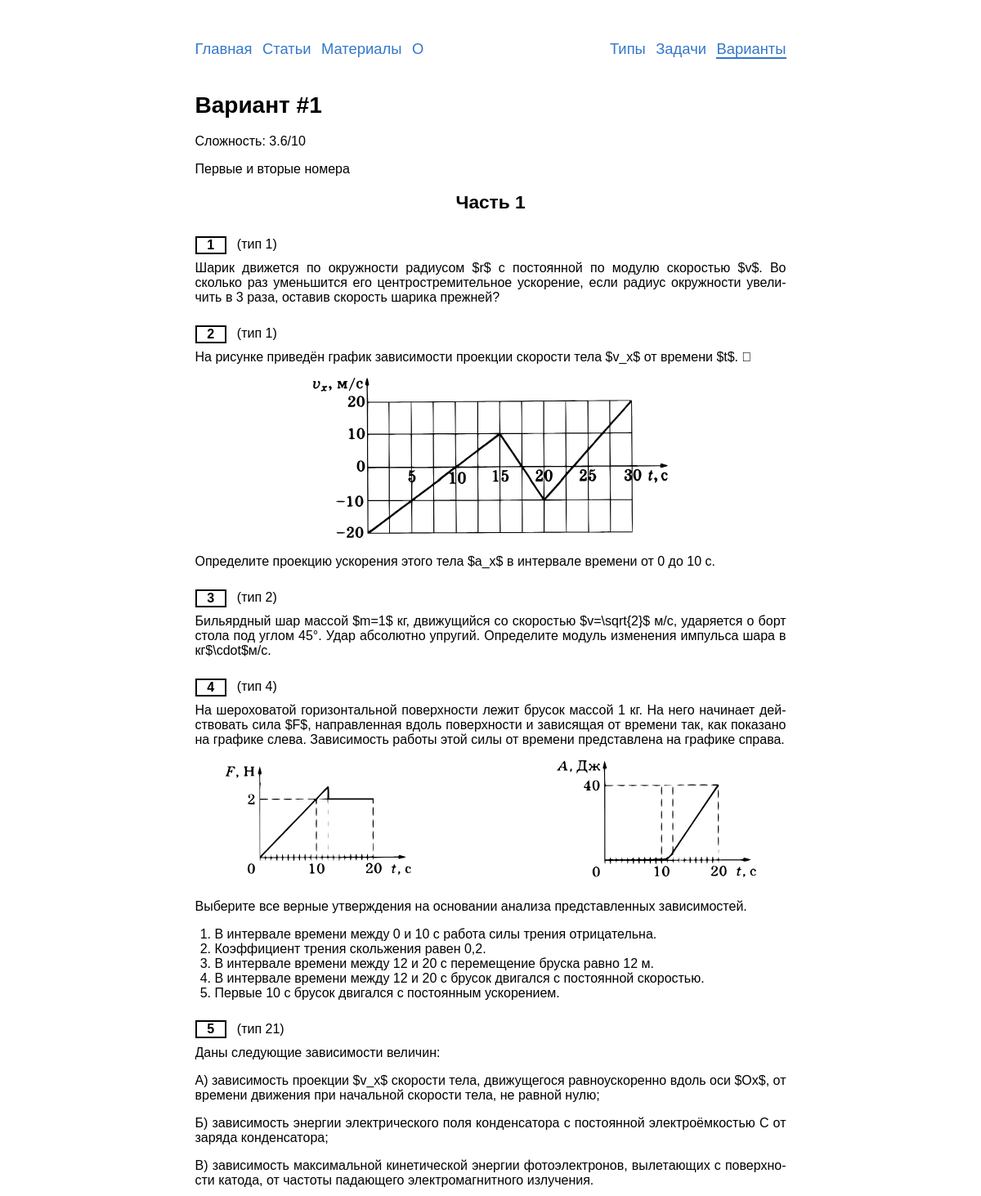
Before: /variants/1/ (upper part) with the older database file.
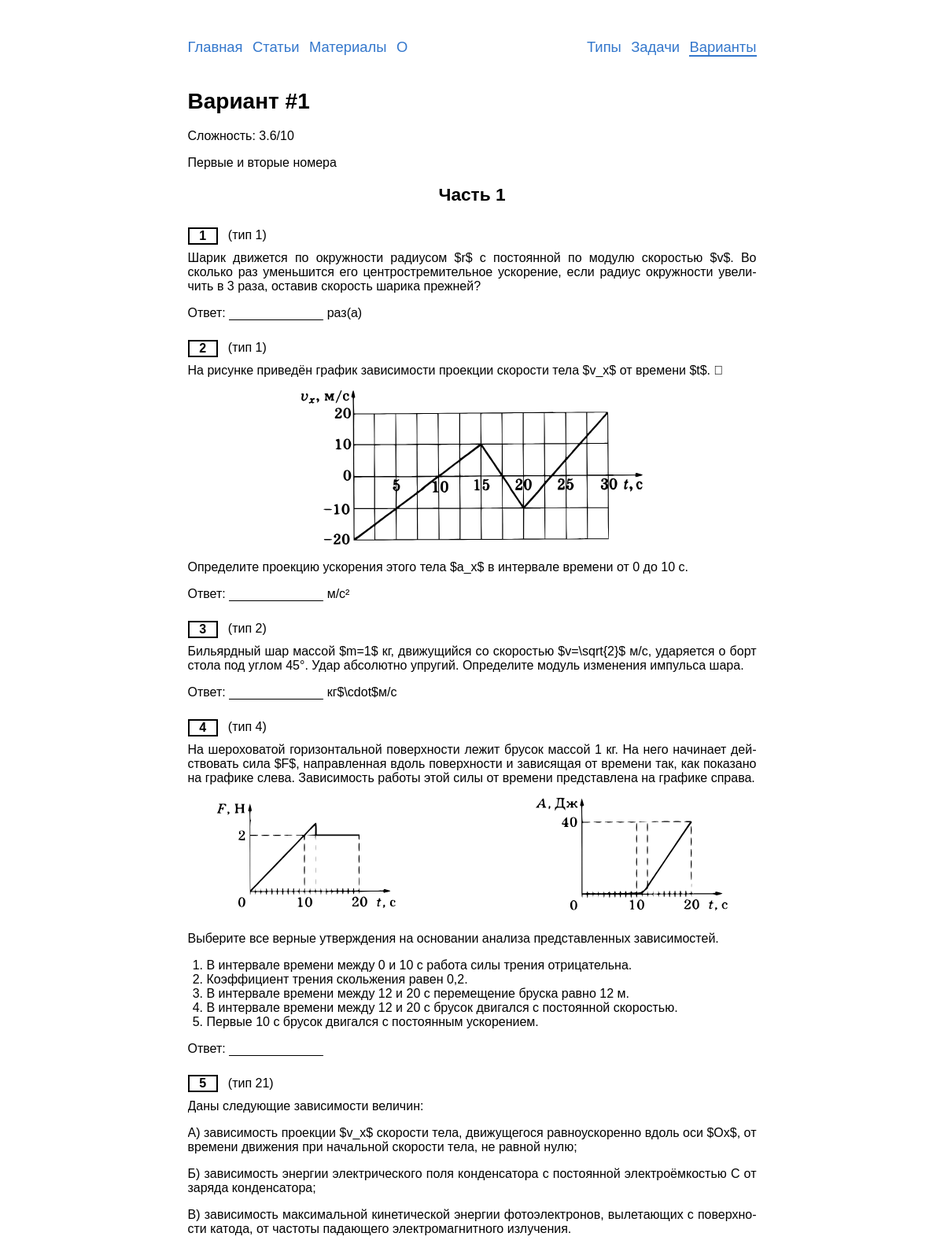
After: the same page with the newer database file.
### variants/models.py (models this page shows, shortened)
class Variant(models.Model):
    objects = VariantManager()
    problems = models.ManyToManyField(Problem,
                                      verbose_name='задачи')
    text = models.TextField('комментарии', blank=True, null=True)
    complexity = models.FloatField('сложность', blank=True, default=0)
    is_full = models.BooleanField('полный вариант', default=True)
    show_answers = models.BooleanField('показать решения', default=True)
    date = models.DateField('дата добавления', auto_now_add=True)
    answer_slug = models.SlugField('slug для получения ответов',
                                   max_length=4, unique=False,
                                   blank=True, default='foxy',
                                   validators=[validate_answer_slug])
    class Meta:
        verbose_name = 'вариант'
        verbose_name_plural = 'варианты'
        default_related_name = 'variants'
    def get_problems(self):
        return (self.problems
                    .order_by('type_ege__number')
                    .only('text', 'type_ege__number'))
    def get_answers_url(self):
        return reverse('variants:answers', kwargs={'pk': self.pk,
                                                   'slug': self.answer_slug})

### problems/models.py (models this page shows, shortened)
class Problem(models.Model):
    objects = ProblemManager()
    text = models.TextField('условие',
                            max_length=6000,
                            help_text='Максимум 6 тыс. символов '
                            '(если мало - обратитесь к создательнице сайта)')
    solution = models.TextField('решение',
                                max_length=6000,
                                help_text='Максимум 6 тыс. символов',
                                blank=True,
                                null=True)
    answer = models.TextField('ответ',
                              max_length=1000,
                              help_text='Максимум 1 тыс. символов',
                              blank=True,
                              null=True)
    complexity = models.PositiveSmallIntegerField('сложность',
                                                  help_text=('число от 1 до 10'
                                                             ' включительно'),
                                                  blank=True,
                                                  null=True,
                                                  validators=(
                                                      [MinValueValidator(1),
                                                       MaxValueValidator(10)]))
    author = models.ForeignKey(User,
                               on_delete=models.CASCADE,
                               editable=False,
                               verbose_name='автор')
    date = models.DateField('дата добавления',
                            auto_now_add=True)
    tags = models.ManyToManyField(Tag,
                                  verbose_name='тэги',
                                  blank=True)
    source = models.ForeignKey(Source,
                               on_delete=models.CASCADE,
                               verbose_name='источник',
                               blank=True,
                               null=True)
    category = models.ForeignKey(Category,
                                 on_delete=models.CASCADE,
                                 verbose_name='раздел',
                                 blank=True,
                                 null=True)
    subcategory = models.ForeignKey(Subcategory,
                                    on_delete=models.CASCADE,
                                    verbose_name='подраздел',
                                    blank=True,
                                    null=True)
    type_ege = models.ForeignKey(TypeInEGE,
                                 on_delete=models.CASCADE,
                                 verbose_name='Тип задания',
                                 null=True)
    class Meta:
        verbose_name = 'задача'
        verbose_name_plural = 'задачи'
        default_related_name = 'problems'

class TypeInEGE(models.Model):
    objects = TypeInEGEManager()
    number = models.PositiveSmallIntegerField('номер')
    max_score = models.PositiveSmallIntegerField('максимальное количество'
                                                 ' баллов')
    part_ege = models.ForeignKey(PartOfEGE,
                                 on_delete=models.CASCADE,
                                 verbose_name='часть ЕГЭ',
                                 default=1)
    class Meta:
        verbose_name = 'тип'
        verbose_name_plural = 'типы'
        default_related_name = 'type'
        ordering = ['number']

### variants/views.py (the view)
# urls.py: re_path(r'^(?P<pk>[1-9]\d*)/$', views.VariantView.as_view(),
class VariantView(DetailView):
    model = Variant
    template_name = 'variants/variant_detail.html'
    context_object_name = 'variant'
    def get_queryset(self):
        return Variant.objects.detail()

### problems/templatetags/abbr.py (called while the page is built)
def replace_by_dic(el, dic):
    for i, j in dic.items():
        el = el.replace(i, j)
    return el

@register.filter()
@stringfilter
def abbr(value):
    return replace_by_dic(value, abbr_dic)

### problems/templatetags/markdown_extras.py (called while the page is built)
@register.filter()
@stringfilter
def markdown(value):
    return md.markdown(value, extensions=['markdown.extensions.fenced_code',
                                          'footnotes'])

### variants/managers.py (called while the page is built)
    def detail(self):
        return (
            self.get_queryset()
                .only('id', 'complexity', 'text', 'show_answers')
        )

### templates/variants/variant_detail.html (shortened to what this page needs)
{% extends "base.html" %}
{% load markdown_extras %}
{% load save_parameters %}
{% load abbr %}
{% load static %}
{% block content %}
  <h1>Вариант #{{ variant.id }}</h1>
  <p>Сложность: {{ variant.complexity }}/10</p>
  {{ variant.text|markdown|safe }}
  <h2 class=center-flex>Часть 1</h2>
  {% for problem in variant.get_problems %}
      <div class="problem">
        <span class='id-in-var'>{{ forloop.counter }}</span>  {% if not variant.is_full %}(тип {{problem.type_ege.number}}){% endif %}
        {{problem.text|markdown|abbr|safe}}
      </div>
  {% endfor %}
{% endblock %}

### templates/base.html (shortened to what this page needs)
{% load static %}
<!DOCTYPE html>
<html lang=ru>
  <head>
    <link rel=stylesheet href={% static 'css/style.css'%}>
  </head>
  <body>
    <header>
      {% include "includes/nav.html" %}
    </header>
    <main>
      {% block content %}Пусто :({% endblock %}
    </main>
  </body>
</html>

### templates/includes/nav.html (shortened to what this page needs)
<nav class="no-print">
  <div class='nav-left'>
    <a href="/"{% if request.path == '/' %} class='current_nav'{% endif %}>Главная</a>
    <a href="/articles/"{% if '/articles' in request.path %} class='current_nav'{% endif %}>Статьи</a>
    <a href="/blanks/"{% if '/blanks/' in request.path %} class='current_nav'{% endif %}>Материалы</a>
    <a href="/about/"{% if '/about/' in request.path %} class='current_nav'{% endif %}>О</a>
  </div>
  <div class="nav-right">
    <a href="{% url 'typesinege:list'%}"{% if '/types/' in request.path %} class='current_nav'{% endif %}>Типы</a>
    <a href="{% url 'problems:list'%}"{% if '/problems/' in request.path %} class='current_nav'{% endif %}>Задачи</a>
    <a href="{% url 'variants:list'%}"{% if '/variants/' in request.path %} class='current_nav'{% endif %}>Варианты</a>
  </div>
</nav>

### static/css/style.css (style rules this page uses)
html { overflow-y: scroll; }
body { -webkit-hyphens: auto; -moz-hyphens: auto; -ms-hyphens: auto; hyphens: auto; margin: 0px auto; width: 723px; max-width: 100%; font-family: Tahoma, Arial; text-align: justify; font-size: 12pt; margin-bottom:12ex; }
h1, h2, h3, h4, h5, h6 { text-align: left; }
h1 { font-size:21pt; }
h2 { font-size:17pt; }
.problem { overflow-y: auto; overflow-x: hidden; }
.id-in-var { display: inline-flex; justify-content: center; min-width:1.9em; border: 2px solid black; border-radius: 0px; padding: 0px 2px 0px 2px; font-weight:900; margin-right:1ex; margin-top:1ex; }
.id-in-var + p { margin-top:1ex; }
.ans { border-bottom: 1pt solid black; white-space: pre; }
a { text-decoration: none; color: #3377cc; }
nav { margin: 5ex 0 4ex 0; display: flex; justify-content: space-between; word-spacing: 6pt; }
.nav-left, .ta-left { text-align:left; }
.nav-right, .ta-right { text-align:right; }
nav a { line-height: 2em; font-size: 115%; -webkit-hyphens: none; -moz-hyphens: none; -ms-hyphens: none; hyphens: none; }
ol { padding-left: 1.5em; }
.mw300 { min-width: 300px; }
.center { margin: 0px auto; text-align: center; }
.center-flex { display: flex; justify-content: center; }
.current_nav { border-bottom: solid 2px; }

Changed rows visible on the page:
changed Problem: text|abbr "…оставив скорость шарика прежней?" → "…оставив скорость шарика прежней? Ответ: раз(а)"
changed Problem: text|abbr "…0 до 10 с." → "…0 до 10 с. Ответ: м/с²"
changed Problem: text|abbr "…Определите модуль изменения импульса шара в кг$\\cdot$м/c." → "…Определите модуль изменения импульса шара. Ответ: кг$\\cdot$м/c"
changed Problem: text|abbr "…двигался с постоянным ускорением." → "…двигался с постоянным ускорением. Ответ:"
